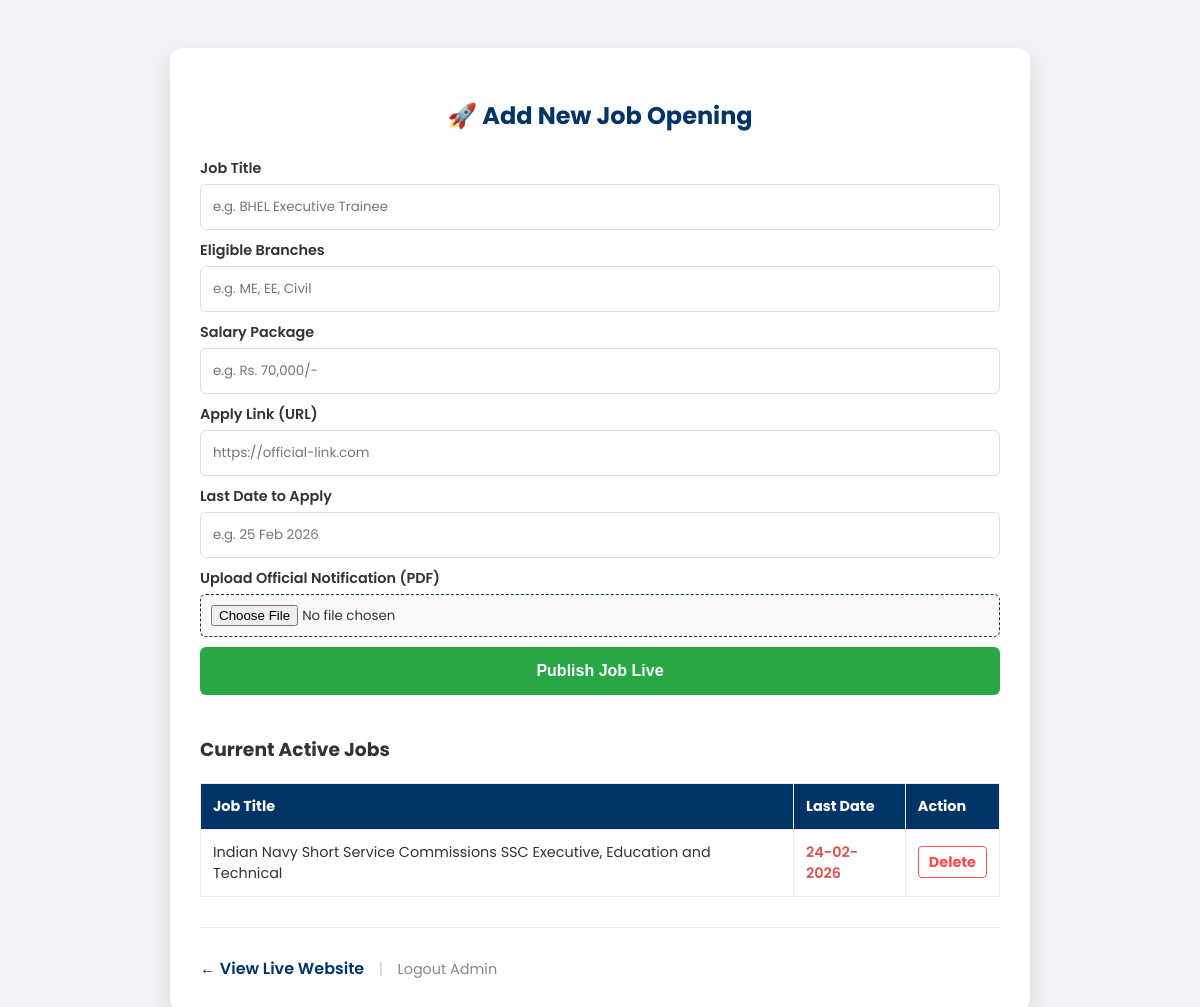
Before: /admin (signed in) with the older database file.
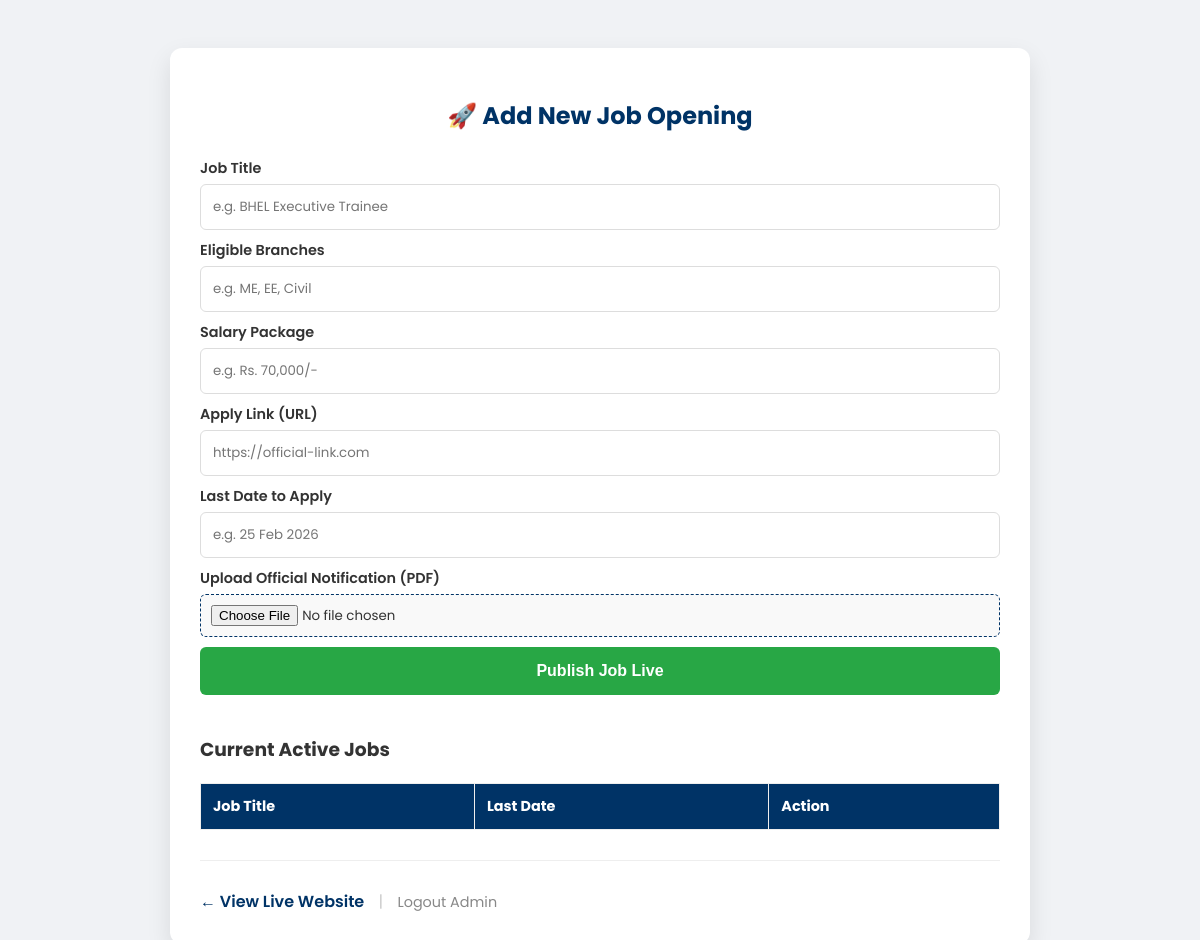
After: the same page with the newer database file.
### app.py (models this page shows)
class Job(db.Model):
    id = db.Column(db.Integer, primary_key=True)
    title = db.Column(db.String(100), nullable=False)
    branch = db.Column(db.String(100), nullable=False)
    salary = db.Column(db.String(50), nullable=False)
    url = db.Column(db.String(200), nullable=False)
    last_date = db.Column(db.String(50), nullable=True)
    pdf_filename = db.Column(db.String(200), nullable=True)

### app.py (the view, shortened to what this page needs)
@app.route('/admin', methods=['GET', 'POST'])
def admin():
    all_jobs = Job.query.all()
    all_papers = ResearchPaper.query.all()
    return render_template('admin.html', jobs=all_jobs, papers=all_papers)

### templates/admin.html (shortened to what this page needs)
<!DOCTYPE html>
<html>
<head>
</head>
<body>
    <div class="container">
        <h2>🚀 Add New Job Opening</h2>
        <form method="POST" enctype="multipart/form-data">
            <label>Job Title</label>
            <input type="text" name="title" placeholder="e.g. BHEL Executive Trainee" required>
            <label>Eligible Branches</label>
            <input type="text" name="branch" placeholder="e.g. ME, EE, Civil" required>
            <label>Salary Package</label>
            <input type="text" name="salary" placeholder="e.g. Rs. 70,000/-" required>
            <label>Apply Link (URL)</label>
            <input type="text" name="url" placeholder="https://official-link.com" required>
            <label>Last Date to Apply</label>
            <input type="text" name="last_date" placeholder="e.g. 25 Feb 2026" required>
            <label>Upload Official Notification (PDF)</label>
            <input type="file" name="pdf_file" accept=".pdf" class="file-input">
            <button type="submit">Publish Job Live</button>
        </form>
        <div class="job-list">
            <h3>Current Active Jobs</h3>
            <table>
                <thead>
                    <tr>
                        <th>Job Title</th>
                        <th>Last Date</th>
                        <th>Action</th>
                    </tr>
                </thead>
                <tbody>
                    {% for job in jobs %}
                    <tr>
                        <td>{{ job.title }}</td>
                        <td style="color: #d9534f; font-weight: 600;">{{ job.last_date }}</td>
                        <td>
                            <a href="{{ url_for('delete_job', id=job.id) }}" class="del-btn" onclick="return confirm('Kya aap sach mein isse delete karna chahte hain?')">Delete</a>
                        </td>
                    </tr>
                    {% endfor %}
                </tbody>
            </table>
        </div>
        <hr style="border: 0; border-top: 1px solid #eee; margin-top: 30px;">
        <a href="/" class="back-link">← View Live Website</a>
        <span style="margin: 0 10px; color: #ccc;">|</span>
        <a href="{{ url_for('logout') }}" style="color: #888; text-decoration: none; font-size: 0.9rem;">Logout Admin</a>
    </div>
</body>
</html>

Changed rows visible on the page:
removed Job: title "Indian Navy Short Service Commissions SSC Executive, Education and Technical", last_date "24-02-2026"
